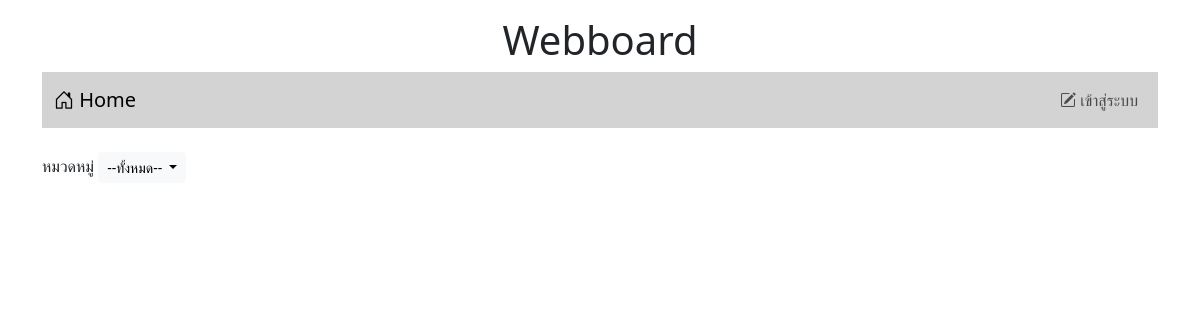
/, run on an earlier commit of the app's database.
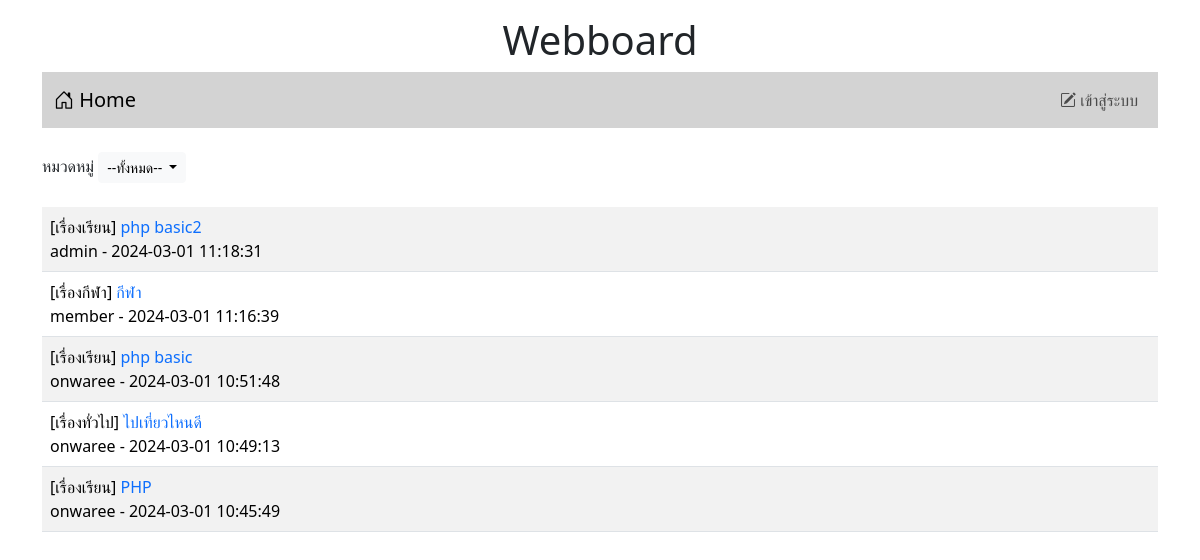
And on a later commit of the database.
### tables this page shows
CREATE TABLE `post` (
  `id` int(11) NOT NULL,
  `title` varchar(128) NOT NULL,
  `content` varchar(2048) NOT NULL,
  `post_date` datetime NOT NULL,
  `cat_id` int(11) NOT NULL,
  `user_id` int(11) NOT NULL
);

CREATE TABLE `category` (
  `id` int(11) NOT NULL,
  `name` varchar(32) NOT NULL
);

CREATE TABLE `user` (
  `id` int(11) NOT NULL,
  `login` varchar(32) NOT NULL,
  `password` varchar(64) NOT NULL,
  `name` varchar(64) NOT NULL,
  `gender` char(1) NOT NULL,
  `email` varchar(32) NOT NULL,
  `role` char(1) NOT NULL
);

### index.php (the view, shortened to what this page needs)
<!DOCTYPE html>
<html lang="en">
<head>
    <link href="https://cdn.jsdelivr.net/npm/bootstrap@5.3.2/dist/css/bootstrap.min.css" rel="stylesheet">
    <link rel="stylesheet" href="https://cdn.jsdelivr.net/npm/bootstrap-icons@1.11.3/font/bootstrap-icons.min.css">
</head>
<body>
    <div class="container-lg">
        <h1 style="text-align: center;" class="mt-3">Webboard </h1>
        <?php
            include("nav.php")
        ?>
        <div class="mt-4 d-flex justify-content-between">
            <div>
                <label>หมวดหมู่</label>
                <span class="dropdown">
                    <?php
                        if (isset($_GET['catid']) && !empty($_GET['catid'])){
                            $conn = new PDO("mysql:host=localhost;dbname=webboard;charset=utf8", "root", "");
                            $sql = "SELECT * FROM category as c
                                    WHERE c.id = {$_GET['catid']}";
                            foreach ($conn->query($sql) as $row) {
                        ?>
                            <button class="btn btn-light btn-sm dropdown-toggle" type="button" data-bs-toggle="dropdown" aria-expanded="false">
                                <?=$row['name']?>
                            </button>
                        <?php
                            }
                        }else{
                        ?>
                            <button class="btn btn-light btn-sm dropdown-toggle" type="button" data-bs-toggle="dropdown" aria-expanded="false">
                                --ทั้งหมด--
                            </button>
                        <?php
                        }
                    ?>
                </span>
            </div>
        </div>
        <table class="table table-striped mt-4">
            <?php
            $conn = new PDO("mysql:host=localhost;dbname=webboard;charset=utf8", "root", "");
            $sql = "SELECT t3.name, t1.title, t1.id, t2.login,t1.user_id , t1.post_date FROM post AS t1
                INNER JOIN user AS t2 ON (t1.user_id=t2.id)
                INNER JOIN category AS t3 ON (t1.cat_id=t3.id)";
            $sql .= " ORDER BY t1.post_date DESC";
            $result = $conn->query($sql);
            while ($row = $result->fetch()) {
                echo "<tr>
                        <td class='d-flex justify-content-between'>
                            <div>  [{$row['name']}]
                                <a href='post.php?id={$row['id']}' style='text-decoration:none'> {$row['title']} </a>
                                <br>
                                {$row['login']} - {$row['post_date']}  </div>  ";
                echo "</td> </tr>";
            }
            ?>
        </table>
    </div>
</body>
</html>

What changed in the data, as far as the page shows it:
added post: category.name "เรื่องเรียน", title "php basic2", user.login "admin", post_date "2024-03-01 11:18:31"
added post: category.name "เรื่องกีฬา", title "กีฬา", user.login "member", post_date "2024-03-01 11:16:39"
added post: category.name "เรื่องเรียน", title "php basic", user.login "onwaree", post_date "2024-03-01 10:51:48"
added post: category.name "เรื่องทั่วไป", title "ไปเที่ยวไหนดี", user.login "onwaree", post_date "2024-03-01 10:49:13"
added post: category.name "เรื่องเรียน", title "PHP", user.login "onwaree", post_date "2024-03-01 10:45:49"
